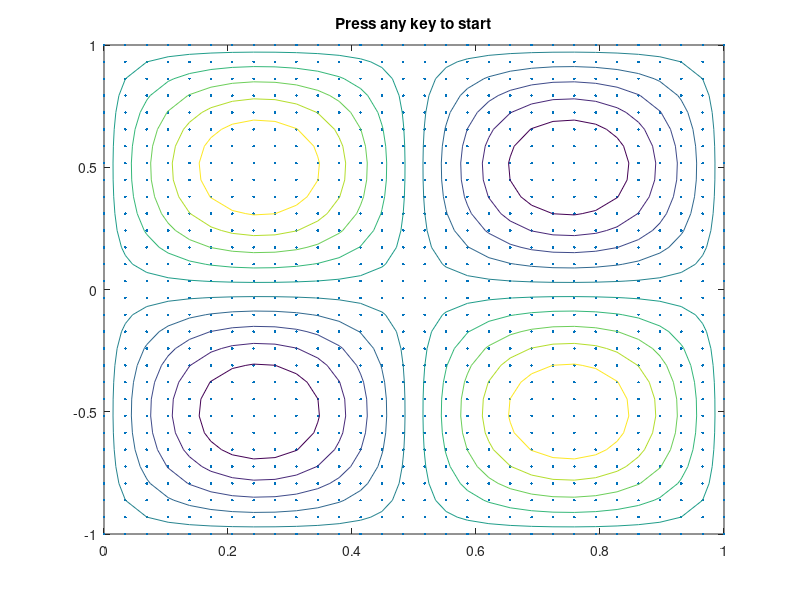

Reproduce this figure in MATLAB. (Note: this script raises an error after producing the figure.)


% Grid size for plotting the streamfunction 
IM=30
JM=30

% Number of time steps
NMAX=500

% To control the speed
timetowait=0.02

% icase=1 Sverdrup
% icase=2 alternating cyclones and anticyclones
icase=2

% Number of particles
np=900

% ispot=0 particles on the regular grid
% ispot=1 clustered particles
ispot=0


% Starting time
t=0

% non dimensional time step used

DT=1/(NMAX);




% Allocate coordinates of particles
x=zeros(np,1);
y=zeros(np,1);

% Allocate streamfunction and its coordinates for visualization
psi=zeros(IM,JM);
xp=psi;
yp=psi;


% Creating the streamfunction on a regular grid for plotting
   itot=0
    for i=1:IM
    for j=1:JM
        xx=(i-1)/(IM-1);
        yy=2*(j-1)/(JM-1)-1;
        
        del=0.1;
        xp(i,j)=xx;
        yp(i,j)=yy;
        if icase==1
        psi(i,j)=cos(yy*pi/2)*(1-xx-exp(-xx/del));
        end
        if icase==2
        psi(i,j)=sin(yy*pi/2*2)*sin(xx*pi/2*4);
        end
    end
end


if ispot==0
% Putting particles on a regular grid
itot=0
I1=floor(sqrt(np))
    for i=1:I1
    for j=1:I1
        xx=(i-1)/(I1-1);
        yy=2*(j-1)/(I1-1)-1;
        itot=itot+1;
        x(itot)=xx;
        y(itot)=yy;
        xi=x;
        yi=y;
    end
    end
end
% Concentrate particles around (0.15,-0.5)
if ispot==1
x= 0.15+0.05*randn(np,1);
y= -0.5 +0.05*randn(np,1);
end

% Plot initial situation and wait for start

plot(x,y,'.')
axis([0 1 -1 1]);
hold on
contour(xp',yp',psi')
hold off
title('Press any key to start')
pause


% Make the time step
for n=1:NMAX+1
    
    % For all particles
    for i=1:np
        % Calculate the velocity at the particle location
[u,v]=velocitylag(x(i),y(i),icase);
% predictor of the displacement
xx=x(i)+u*DT;
yy=y(i)+v*DT;
% corrector:
% Calculate velocity at expected endpoint of displacement
[u,v]=velocitylag(xx,yy,icase);
% Use this velocity to update the position
x(i)=x(i)+u*DT;
y(i)=y(i)+v*DT;
end

% Update time and make a plot
t=t+DT
plot(x,y,'.')
axis([0 1 -1 1]);
hold on
contour(xp',yp',psi')
hold off
pause(timetowait)
end
